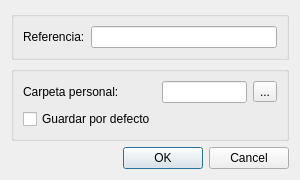
<?xml version="1.0" encoding="UTF-8"?>
<ui version="4.0">
 <class>WMultipletSimulatorDialog</class>
 <widget class="QDialog" name="WMultipletSimulatorDialog">
  <property name="geometry">
   <rect>
    <x>0</x>
    <y>0</y>
    <width>300</width>
    <height>100</height>
   </rect>
  </property>
	<property name="windowTitle">
	<string>Abrir archivos </string>
	</property>
	<layout class="QGridLayout" name="gridLayout_2">
	
	<!-- primer row del dialog -->
	<item row="0" column="0">  
		<widget class="QGroupBox" name="groupBox_3">
			<layout class="QGridLayout" name="gridLayout_6">
				<item row="0" column="1">
				<widget class="QLineEdit" name="fMfileLineEdit"/>
				</item> 	
				<item row="0" column="0">
					<widget class="QLabel" name="lbleus">
					<property name="text">
						<string>Referencia:</string>
					</property>
					</widget>	
				</item>
			</layout>
			</widget>   
	</item> 
	
	<!-- segundo row del dialog -->
	<item row="1" column="0">  	
		<widget class="QGroupBox" name="groupBox">       
			<layout class="QGridLayout" name="gridLayout">
				<item row="0" column="0">
					<widget class="QLabel" name="lbNucleus">
						<property name="text">
							<string>Carpeta personal:</string>
						</property>
					</widget>	
				</item>
				<item row="0" column="1">
					<widget class="QLineEdit" name="fMolefileLineEdit"/>
				</item> 
				<item row="0" column="2">
							<widget class="QToolButton" name="fMolfileToolButton">
							<property name="text">
								<string>...</string>
							</property>
							<property name="icon">
								<iconset>
								<normaloff>:images/open.png</normaloff>:images/open.png</iconset>
							</property>
							<property name="iconSize">
								<size>
								<width>24</width>
								<height>24</height>
								</size>
							</property>
							</widget>
					</item>
					<item row="1" column="0">
							<widget class="QCheckBox" name="cbWarnings">
							<property name="text">
								<string>Guardar por defecto</string>
							</property>
							</widget>
					</item>
				</layout>
			</widget>
		
		</item> 

	<!-- segundo row del dialog -->
	<item row="2" column="0">
	<widget class="QDialogButtonBox" name="buttonBox">
		<property name="orientation">
		<enum>Qt::Horizontal</enum>
		</property>
		<property name="standardButtons">
		<set>QDialogButtonBox::Cancel|QDialogButtonBox::Ok</set>
		</property>
	</widget>
	</item>
	</layout>
  
  
 </widget>  <!--end of widget class="QDialog"  -->
 
 <resources/>
 <connections>
  <connection>
   <sender>buttonBox</sender>
   <signal>accepted()</signal>
   <receiver>WMultipletSimulatorDialog</receiver>
   <slot>accept()</slot>
 
  </connection>
  <connection>
   <sender>buttonBox</sender>
   <signal>rejected()</signal>
   <receiver>WMultipletSimulatorDialog</receiver>
   <slot>reject()</slot>
   
  </connection>
 </connections>
</ui>
